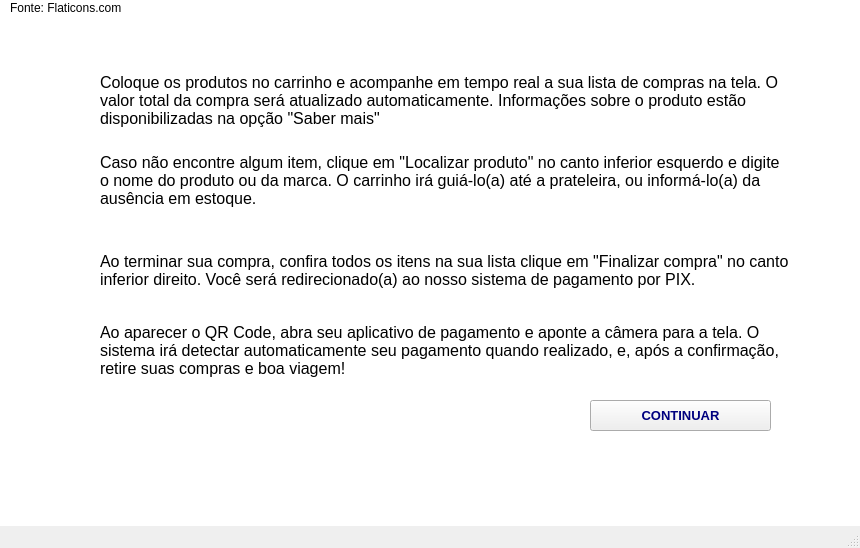
<?xml version="1.0" encoding="UTF-8"?>
<ui version="4.0">
 <class>MainWindow</class>
 <widget class="QMainWindow" name="MainWindow">
  <property name="geometry">
   <rect>
    <x>0</x>
    <y>0</y>
    <width>860</width>
    <height>548</height>
   </rect>
  </property>
  <property name="windowTitle">
   <string>MainWindow</string>
  </property>
  <widget class="QWidget" name="centralwidget">
   <widget class="QLabel" name="imagem_carrinho_instrucoes">
    <property name="geometry">
     <rect>
      <x>20</x>
      <y>60</y>
      <width>61</width>
      <height>61</height>
     </rect>
    </property>
    <property name="styleSheet">
     <string notr="true"/>
    </property>
    <property name="text">
     <string/>
    </property>
    <property name="pixmap">
     <pixmap resource="imagens.qrc">:/newPrefix/add-to-cart.png</pixmap>
    </property>
    <property name="scaledContents">
     <bool>true</bool>
    </property>
   </widget>
   <widget class="QLabel" name="imagem_celular_instrucoes">
    <property name="geometry">
     <rect>
      <x>20</x>
      <y>320</y>
      <width>61</width>
      <height>61</height>
     </rect>
    </property>
    <property name="styleSheet">
     <string notr="true"/>
    </property>
    <property name="text">
     <string/>
    </property>
    <property name="pixmap">
     <pixmap resource="imagens.qrc">:/newPrefix/qr-code-scan.png</pixmap>
    </property>
    <property name="scaledContents">
     <bool>true</bool>
    </property>
   </widget>
   <widget class="QLabel" name="instrucoes_1">
    <property name="geometry">
     <rect>
      <x>100</x>
      <y>50</y>
      <width>691</width>
      <height>101</height>
     </rect>
    </property>
    <property name="font">
     <font>
      <pointsize>12</pointsize>
     </font>
    </property>
    <property name="text">
     <string>Coloque os produtos no carrinho e acompanhe em tempo real a sua lista de compras na tela. O valor total da compra será atualizado automaticamente. Informações sobre o produto estão disponibilizadas na opção &quot;Saber mais&quot;</string>
    </property>
    <property name="scaledContents">
     <bool>false</bool>
    </property>
    <property name="wordWrap">
     <bool>true</bool>
    </property>
   </widget>
   <widget class="QLabel" name="instrucoes_2">
    <property name="geometry">
     <rect>
      <x>100</x>
      <y>130</y>
      <width>691</width>
      <height>101</height>
     </rect>
    </property>
    <property name="font">
     <font>
      <pointsize>12</pointsize>
     </font>
    </property>
    <property name="text">
     <string>Caso não encontre algum item, clique em &quot;Localizar produto&quot; no canto inferior esquerdo e digite o nome do produto ou da marca. O carrinho irá guiá-lo(a) até a prateleira, ou informá-lo(a) da ausência em estoque.</string>
    </property>
    <property name="scaledContents">
     <bool>false</bool>
    </property>
    <property name="wordWrap">
     <bool>true</bool>
    </property>
   </widget>
   <widget class="QLabel" name="imagem_lista_instrucoes">
    <property name="geometry">
     <rect>
      <x>20</x>
      <y>230</y>
      <width>61</width>
      <height>61</height>
     </rect>
    </property>
    <property name="styleSheet">
     <string notr="true"/>
    </property>
    <property name="text">
     <string/>
    </property>
    <property name="pixmap">
     <pixmap resource="imagens.qrc">:/newPrefix/verification-of-delivery-list-clipboard-symbol.png</pixmap>
    </property>
    <property name="scaledContents">
     <bool>true</bool>
    </property>
   </widget>
   <widget class="QLabel" name="instrucoes_3">
    <property name="geometry">
     <rect>
      <x>100</x>
      <y>230</y>
      <width>691</width>
      <height>81</height>
     </rect>
    </property>
    <property name="font">
     <font>
      <pointsize>12</pointsize>
     </font>
    </property>
    <property name="text">
     <string>Ao terminar sua compra, confira todos os itens na sua lista clique em &quot;Finalizar compra&quot; no canto inferior direito. Você será redirecionado(a) ao nosso sistema de pagamento por PIX.</string>
    </property>
    <property name="scaledContents">
     <bool>false</bool>
    </property>
    <property name="wordWrap">
     <bool>true</bool>
    </property>
   </widget>
   <widget class="QLabel" name="instrucoes_4">
    <property name="geometry">
     <rect>
      <x>100</x>
      <y>310</y>
      <width>691</width>
      <height>81</height>
     </rect>
    </property>
    <property name="font">
     <font>
      <pointsize>12</pointsize>
     </font>
    </property>
    <property name="text">
     <string>Ao aparecer o QR Code, abra seu aplicativo de pagamento e aponte a câmera para a tela. O sistema irá detectar automaticamente seu pagamento quando realizado, e, após a confirmação, retire suas compras e boa viagem!</string>
    </property>
    <property name="scaledContents">
     <bool>false</bool>
    </property>
    <property name="wordWrap">
     <bool>true</bool>
    </property>
   </widget>
   <widget class="QPushButton" name="botao_instrucoes_continuar">
    <property name="geometry">
     <rect>
      <x>590</x>
      <y>400</y>
      <width>181</width>
      <height>31</height>
     </rect>
    </property>
    <property name="font">
     <font>
      <pointsize>10</pointsize>
      <weight>75</weight>
      <bold>true</bold>
     </font>
    </property>
    <property name="styleSheet">
     <string notr="true">color: rgb(0, 0, 127);</string>
    </property>
    <property name="text">
     <string>CONTINUAR</string>
    </property>
    <property name="checkable">
     <bool>true</bool>
    </property>
    <property name="autoExclusive">
     <bool>true</bool>
    </property>
   </widget>
   <widget class="QLabel" name="label_4">
    <property name="geometry">
     <rect>
      <x>700</x>
      <y>870</y>
      <width>211</width>
      <height>201</height>
     </rect>
    </property>
    <property name="styleSheet">
     <string notr="true">background-image: url(:/newPrefix/imagem_rota_gps.png);</string>
    </property>
    <property name="text">
     <string/>
    </property>
    <property name="pixmap">
     <pixmap>:/newPrefix/imagem_rota_gps.png</pixmap>
    </property>
    <property name="scaledContents">
     <bool>true</bool>
    </property>
   </widget>
   <widget class="QLabel" name="imagem_mapa_instrucoes">
    <property name="geometry">
     <rect>
      <x>20</x>
      <y>140</y>
      <width>61</width>
      <height>61</height>
     </rect>
    </property>
    <property name="styleSheet">
     <string notr="true"/>
    </property>
    <property name="text">
     <string/>
    </property>
    <property name="pixmap">
     <pixmap resource="imagens.qrc">:/newPrefix/gps-route.png</pixmap>
    </property>
    <property name="scaledContents">
     <bool>true</bool>
    </property>
   </widget>
   <widget class="QLabel" name="fonte_icones">
    <property name="geometry">
     <rect>
      <x>10</x>
      <y>0</y>
      <width>131</width>
      <height>16</height>
     </rect>
    </property>
    <property name="text">
     <string>Fonte: Flaticons.com</string>
    </property>
   </widget>
   <widget class="QLabel" name="fundo_branco">
    <property name="geometry">
     <rect>
      <x>-40</x>
      <y>-30</y>
      <width>1151</width>
      <height>741</height>
     </rect>
    </property>
    <property name="styleSheet">
     <string notr="true">background-color: rgb(255, 255, 255);</string>
    </property>
    <property name="text">
     <string/>
    </property>
   </widget>
   <zorder>fundo_branco</zorder>
   <zorder>botao_instrucoes_continuar</zorder>
   <zorder>imagem_carrinho_instrucoes</zorder>
   <zorder>imagem_celular_instrucoes</zorder>
   <zorder>instrucoes_1</zorder>
   <zorder>instrucoes_2</zorder>
   <zorder>imagem_lista_instrucoes</zorder>
   <zorder>instrucoes_3</zorder>
   <zorder>instrucoes_4</zorder>
   <zorder>label_4</zorder>
   <zorder>imagem_mapa_instrucoes</zorder>
   <zorder>fonte_icones</zorder>
  </widget>
  <widget class="QMenuBar" name="menubar">
   <property name="geometry">
    <rect>
     <x>0</x>
     <y>0</y>
     <width>860</width>
     <height>26</height>
    </rect>
   </property>
  </widget>
  <widget class="QStatusBar" name="statusbar"/>
 </widget>
 <resources>
  <include location="imagens.qrc"/>
 </resources>
 <connections/>
</ui>
